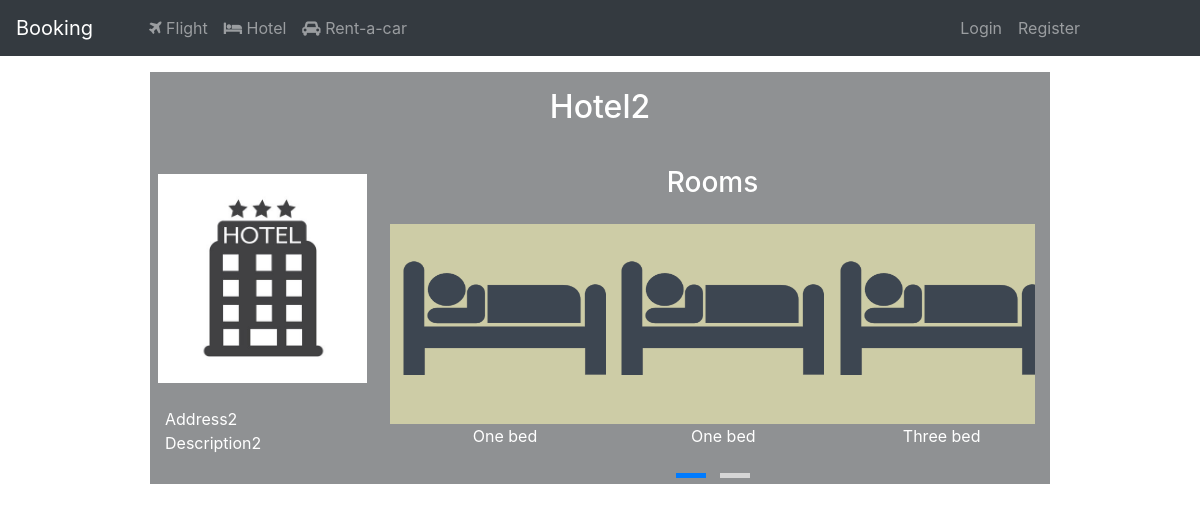
Screenshot of /hotels/hotel/3 with the database file from the repository.
### HotelService/models.py (models this page shows, shortened)
class Hotel(models.Model):
    name = models.CharField(max_length=100)
    address = models.CharField(max_length=200)
    city = models.CharField(max_length=100, blank=True, null=True)
    country = models.CharField(max_length=100, blank=True, null=True)
    description = models.TextField(max_length=1500)
    image = models.ImageField()
    rating = models.FloatField(default=0)
    airport_transfer = models.BooleanField(default=False)
    airport_transfer_price = models.DecimalField(decimal_places=2, max_digits=10, default=0)
    parking = models.BooleanField(default=False)
    parking_price = models.DecimalField(decimal_places=2, max_digits=10, default=0)
    pool = models.BooleanField(default=False)
    pool_price = models.DecimalField(decimal_places=2, max_digits=10, default=0)
    restaurant = models.BooleanField(default=False)
    restaurant_price = models.DecimalField(decimal_places=2, max_digits=10, default=0)
    gym = models.BooleanField(default=False)
    gym_price = models.DecimalField(decimal_places=2, max_digits=10, default=0)
    spa = models.BooleanField(default=False)
    spa_price = models.DecimalField(decimal_places=2, max_digits=10, default=0)
    room_service = models.BooleanField(default=False)
    room_service_price = models.DecimalField(decimal_places=2, max_digits=10, default=0)
    wifi = models.BooleanField(default=False)
    wifi_price = models.DecimalField(decimal_places=2, max_digits=10, default=0)
    location = PlainLocationField(based_fields=['city'], zoom=7, null=True)

class Room(models.Model):
    type = models.CharField(max_length=100)
    capacity = models.PositiveIntegerField(default=1)
    floor = models.PositiveIntegerField(default=1)
    balcony = models.BooleanField()
    price = models.DecimalField(decimal_places=2, max_digits=10)
    hotel = models.ForeignKey(Hotel, null=False, on_delete=models.CASCADE)
    discount = models.PositiveIntegerField(default=0, validators=[MinValueValidator(0), MaxValueValidator(99)])
    image = models.ImageField(blank=True, null=True)

### HotelService/views.py (the view)
# urls.py: path('hotel/<int:hotel_id>', hotel_detail, name='hotel_with_id'),
def hotel_detail(request, hotel_id):
    hotel = get_object_or_404(Hotel, pk=hotel_id)
    return render(request, 'hotel_id.html', {'hotel': hotel})

### HotelService/templates/hotel_id.html
{% extends "base.html" %}
{% load staticfiles %}
{% block body %}
    <div class="container mt-3 w-75" style="background-color: rgba(33,37,41,.5);" >
        <div class="row">
            <div class="col">
                <h2 class="text-white text-center p-3">{{ hotel.name }}</h2>
            </div>
        </div>
        <div class="row mt-3">
            <div class="col-3">
                <div class="row">
                    {% if hotel.image %}
                        <img class="p-2" src="/{{ hotel.image.url }}" alt="no-image" width="100%" height="100%">
                    {% else %}
                        <img class="p-2" src="{% static 'hotel_default.jpg' %}" alt="no-image" width="100%" height="100%">
                    {% endif %}
                </div>
                <div class="row justify-content-center mt-3 text-white">
                    <div class="col" style="word-break: break-word">
                        {{ hotel.address }}
                    </div>
                </div>
                <div class="row justify-content-center text-white">
                    <div class="col" style="word-break: break-word">
                        {{ hotel.description }}
                    </div>
                </div>
            </div>
            <div class="col-9 text-white">
                <div class="row">
                    <div class="col-lg-12 text-center">
                        <div class="section-title">
                            <h3 class="text-white">Rooms</h3>
                        </div>
                    </div>
                </div>
                <div class="row mt-3">
                    <div class="col-lg-12 text-center">
                        <div class="owl-partners owl-carousel">
                            {% for room in hotel.room_set.all %}
                                <div class="owl-item">
                                    <div class="partner-logo d-flex align-items-center">
                                        {% if room.image %}
                                            <img src="/{{ room.image.url }}" alt="No image">
                                        {% else %}
                                            <img src="{% static 'room_default.png' %}" alt="No image">
                                        {% endif %}
                                    </div>
                                {{ room.type }}
                                </div>
                            {% endfor %}
                        </div>
                    </div>
                </div>
            </div>
        </div>
    </div>
{% endblock %}

### static/css/style.css (style rules this page uses)
body { position: sticky; height: 100%; width: 100%; min-height: 100vh; }
.partner-logo { height: 200px; width: 230px; text-align: center; display: inline-block; }
.partner-logo img { max-height: 100%; max-width: 100% !important; }

### rows the page displays
Hotel: name "Hotel2", address "Address2", description "Description2"
Room: type "One bed"
Room: type "One bed"
Room: type "Three bed"
